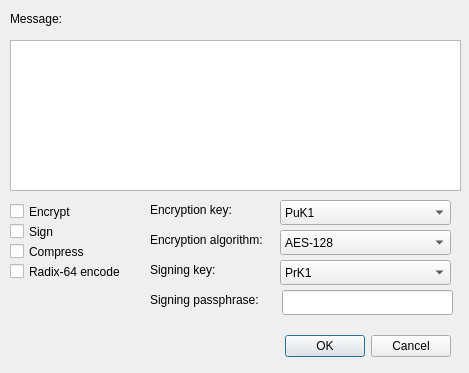
<?xml version="1.0" encoding="UTF-8"?>
<ui version="4.0">
 <class>SendMessageDialog</class>
 <widget class="QDialog" name="SendMessageDialog">
  <property name="geometry">
   <rect>
    <x>0</x>
    <y>0</y>
    <width>469</width>
    <height>373</height>
   </rect>
  </property>
  <property name="windowTitle">
   <string>Send message</string>
  </property>
  <widget class="QDialogButtonBox" name="buttonBox">
   <property name="geometry">
    <rect>
     <x>110</x>
     <y>330</y>
     <width>341</width>
     <height>32</height>
    </rect>
   </property>
   <property name="orientation">
    <enum>Qt::Horizontal</enum>
   </property>
   <property name="standardButtons">
    <set>QDialogButtonBox::Cancel|QDialogButtonBox::Ok</set>
   </property>
  </widget>
  <widget class="QCheckBox" name="checkBase64">
   <property name="geometry">
    <rect>
     <x>10</x>
     <y>260</y>
     <width>121</width>
     <height>23</height>
    </rect>
   </property>
   <property name="text">
    <string>Radix-64 encode</string>
   </property>
  </widget>
  <widget class="QCheckBox" name="checkSign">
   <property name="geometry">
    <rect>
     <x>10</x>
     <y>220</y>
     <width>82</width>
     <height>23</height>
    </rect>
   </property>
   <property name="text">
    <string>Sign</string>
   </property>
  </widget>
  <widget class="QComboBox" name="comboSigningKey">
   <property name="geometry">
    <rect>
     <x>280</x>
     <y>260</y>
     <width>171</width>
     <height>25</height>
    </rect>
   </property>
   <item>
    <property name="text">
     <string>PrK1</string>
    </property>
   </item>
   <item>
    <property name="text">
     <string>PrK2</string>
    </property>
   </item>
  </widget>
  <widget class="QCheckBox" name="checkEncrypt">
   <property name="geometry">
    <rect>
     <x>10</x>
     <y>200</y>
     <width>82</width>
     <height>23</height>
    </rect>
   </property>
   <property name="text">
    <string>Encrypt</string>
   </property>
  </widget>
  <widget class="QLabel" name="_l1">
   <property name="geometry">
    <rect>
     <x>10</x>
     <y>10</y>
     <width>55</width>
     <height>17</height>
    </rect>
   </property>
   <property name="text">
    <string>Message:</string>
   </property>
  </widget>
  <widget class="QLabel" name="_l2">
   <property name="geometry">
    <rect>
     <x>150</x>
     <y>260</y>
     <width>121</width>
     <height>20</height>
    </rect>
   </property>
   <property name="text">
    <string>Signing key:</string>
   </property>
  </widget>
  <widget class="QTextEdit" name="tbMessage">
   <property name="geometry">
    <rect>
     <x>10</x>
     <y>40</y>
     <width>451</width>
     <height>151</height>
    </rect>
   </property>
  </widget>
  <widget class="QCheckBox" name="checkCompress">
   <property name="geometry">
    <rect>
     <x>10</x>
     <y>240</y>
     <width>82</width>
     <height>23</height>
    </rect>
   </property>
   <property name="text">
    <string>Compress</string>
   </property>
  </widget>
  <widget class="QComboBox" name="comboEncryptionKey">
   <property name="geometry">
    <rect>
     <x>280</x>
     <y>200</y>
     <width>171</width>
     <height>25</height>
    </rect>
   </property>
   <item>
    <property name="text">
     <string>PuK1</string>
    </property>
   </item>
   <item>
    <property name="text">
     <string>PuK2</string>
    </property>
   </item>
  </widget>
  <widget class="QLabel" name="_l3">
   <property name="geometry">
    <rect>
     <x>150</x>
     <y>200</y>
     <width>121</width>
     <height>20</height>
    </rect>
   </property>
   <property name="text">
    <string>Encryption key:</string>
   </property>
  </widget>
  <widget class="QComboBox" name="comboEncryptionAlgorithm">
   <property name="geometry">
    <rect>
     <x>280</x>
     <y>230</y>
     <width>171</width>
     <height>25</height>
    </rect>
   </property>
   <item>
    <property name="text">
     <string>AES-128</string>
    </property>
   </item>
   <item>
    <property name="text">
     <string>Triple DES</string>
    </property>
   </item>
  </widget>
  <widget class="QLabel" name="_l4">
   <property name="geometry">
    <rect>
     <x>150</x>
     <y>230</y>
     <width>121</width>
     <height>20</height>
    </rect>
   </property>
   <property name="text">
    <string>Encryption algorithm:</string>
   </property>
  </widget>
  <widget class="QLabel" name="_l5">
   <property name="geometry">
    <rect>
     <x>150</x>
     <y>290</y>
     <width>121</width>
     <height>20</height>
    </rect>
   </property>
   <property name="text">
    <string>Signing passphrase:</string>
   </property>
  </widget>
  <widget class="QLineEdit" name="tbPassphrase">
   <property name="geometry">
    <rect>
     <x>282</x>
     <y>290</y>
     <width>171</width>
     <height>25</height>
    </rect>
   </property>
   <property name="echoMode">
    <enum>QLineEdit::Password</enum>
   </property>
  </widget>
 </widget>
 <resources/>
 <connections>
  <connection>
   <sender>buttonBox</sender>
   <signal>accepted()</signal>
   <receiver>SendMessageDialog</receiver>
   <slot>accept()</slot>
   <hints>
    <hint type="sourcelabel">
     <x>248</x>
     <y>254</y>
    </hint>
    <hint type="destinationlabel">
     <x>157</x>
     <y>274</y>
    </hint>
   </hints>
  </connection>
  <connection>
   <sender>buttonBox</sender>
   <signal>rejected()</signal>
   <receiver>SendMessageDialog</receiver>
   <slot>reject()</slot>
   <hints>
    <hint type="sourcelabel">
     <x>316</x>
     <y>260</y>
    </hint>
    <hint type="destinationlabel">
     <x>286</x>
     <y>274</y>
    </hint>
   </hints>
  </connection>
 </connections>
</ui>
